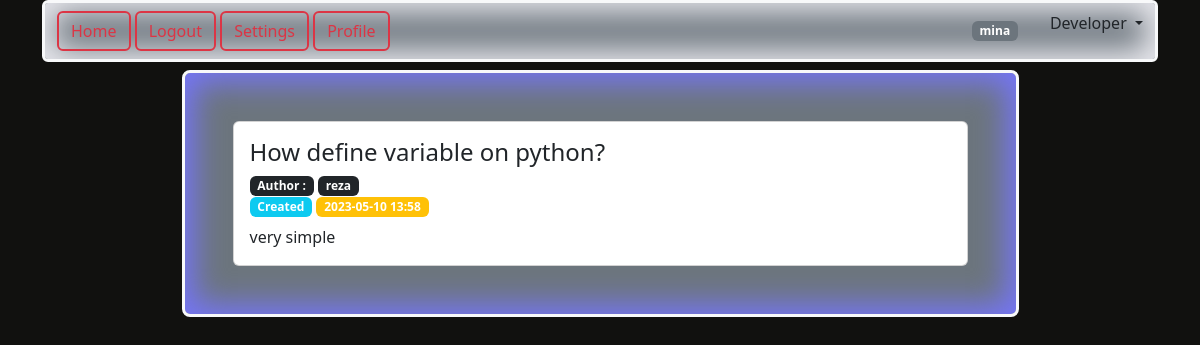
The app's page /post/1 (signed in) with its own data.
### app/users/models.py (models this page shows, shortened)
class User(BaseModel,UserMixin):
    username=db.Column(db.String(40),unique=True)
    password=db.Column(db.String(60))
    phone=db.Column(db.String(13))
    login_attempt=db.Column(db.Integer,default=0)
    private=db.Column(db.Boolean,default=False)
    phone_show=db.Column(db.Boolean,default=False)
    email=db.Column(db.String(60))
    post=db.relationship('Post',backref='author',lazy=True)

### app/posts/models.py (models this page shows, shortened)
class Post(BaseModel):
    title=db.Column(db.String(200),nullable=False)
    content=db.Column(db.Text,nullable=False)
    user_id=db.Column(db.Integer,db.ForeignKey('user.id'))

### app/posts/routes.py (the view)
@blueprint.route('/post/<int:id>',methods=['GET','POST'])
@login_required
def post(id):
    p=Post.query.get_or_404(id)
    post=None
    if p:
        if p.user_id==current_user.id:
            post=p
        else:
            follow=Follow.query.filter_by(follower=current_user.id,followed=p.user_id).first()
            if follow and follow.accept==True:
                post=p
            else:
                flash('For access to this post you have to follow the writer ','danger')
                return redirect(url_for('home'))
    else:
        flash('Somthing wrong this post dosent exist','danger')
        return redirect(url_for('/users/user',id=post.user_id))
    return render_template('posts/post_content.html',post=post)

### app/users/models.py (called while the page is built)
@login_manager.user_loader
def load_user(user_id):
    user=User.query.get(int(user_id))
    return user

### app/templates/posts/post_content.html (shortened to what this page needs)
{% extends 'base.html' %}
{% block content %}
<div class="d-flex  align-items-center justify-content-center  overflow-auto mt-2 w-100 " style="height:90%" >
<div class="bg-secondary w-75 h-100 p-5 overflow-auto rounded-3 border border-light border-3" style="box-shadow: inset 0px 0px 30px 10px rgb(117, 117, 246);">
  <div class="card" style="width: 100%;">
    <div class="card-body">
      <h4 class="card-title">{{post.title}}</h4>
      <h6 class="card-title d-flex justify-content-between">
        <div>
        <span class="badge bg-dark">Author :</span>
        <span class="badge bg-dark">{{post.author.username}}</span>
         <br>
         <small class="badge bg-info ">Created</small>
        <small class="badge bg-warning ">{{post.create_at.strftime('%Y-%m-%d %H:%M')}}</small>
    </div>
      </h6>
      <div class="card-text  ">{{post.content}}</div>
    </div>
  </div>
</div>
</div>
{% endblock %}

### app/templates/includes/navbar.html (shortened to what this page needs)
<nav class="navbar bg-secondary  rounded-2 border border-light border-3" style="box-shadow: inset 0px 0px 30px 10px rgb(233, 233, 238);">
    <div class="container-fluid d-flex justify-content-between" >
      <div >
      <a class="btn btn-outline-danger border border-danger border-2" href="{{url_for('home')}}">Home</a>
      {% if current_user.is_authenticated%}
      <a class="btn btn-outline-danger border border-danger border-2" href="{{url_for('/users.logout')}}">Logout</a>
      <a class="btn btn-outline-danger border border-danger border-2" href="{{url_for('/users.settings')}}">Settings</a>
      <a class="btn btn-outline-danger border border-danger border-2" href="{{url_for('/users.user',id=current_user.id)}}">Profile</a>
      {% else %}
      <a class="btn btn-outline-danger border border-danger border-2" href="{{url_for('/users.register')}}">Register</a>
      <a class="btn btn-outline-danger border border-danger border-2" href="{{url_for('/users.login')}}">Login</a>
      {% endif%}
    </div>
    {% if current_user.is_authenticated %}
<div class="d-flex justify-content-start align-items-center">
    <strong class="badge bg-secondary ">
        {% if current_user.username %}
        {{current_user.username}}
        {% else %}
        {{current_user.email}}
        {% endif %}
    </strong>
    {% endif%}
    <ul style="list-style-type: none;">
    <li class="nav-item dropdown">
      <a class="nav-link dropdown-toggle" href="#" role="button" data-bs-toggle="dropdown" aria-expanded="false">
        Developer
      </a>
    </li>
  </ul>
  </div>
    </div>
  </nav>

### app/templates/base.html (style rules this page uses)
body { margin: 0; padding: 0; background-color: rgb(17, 17, 15); height: 100vh; }

### records on screen
User: username "mina"
Post: title "How define variable on python?", create_at "2023-05-10 13:58", content "very simple"
User: author.username "reza"
